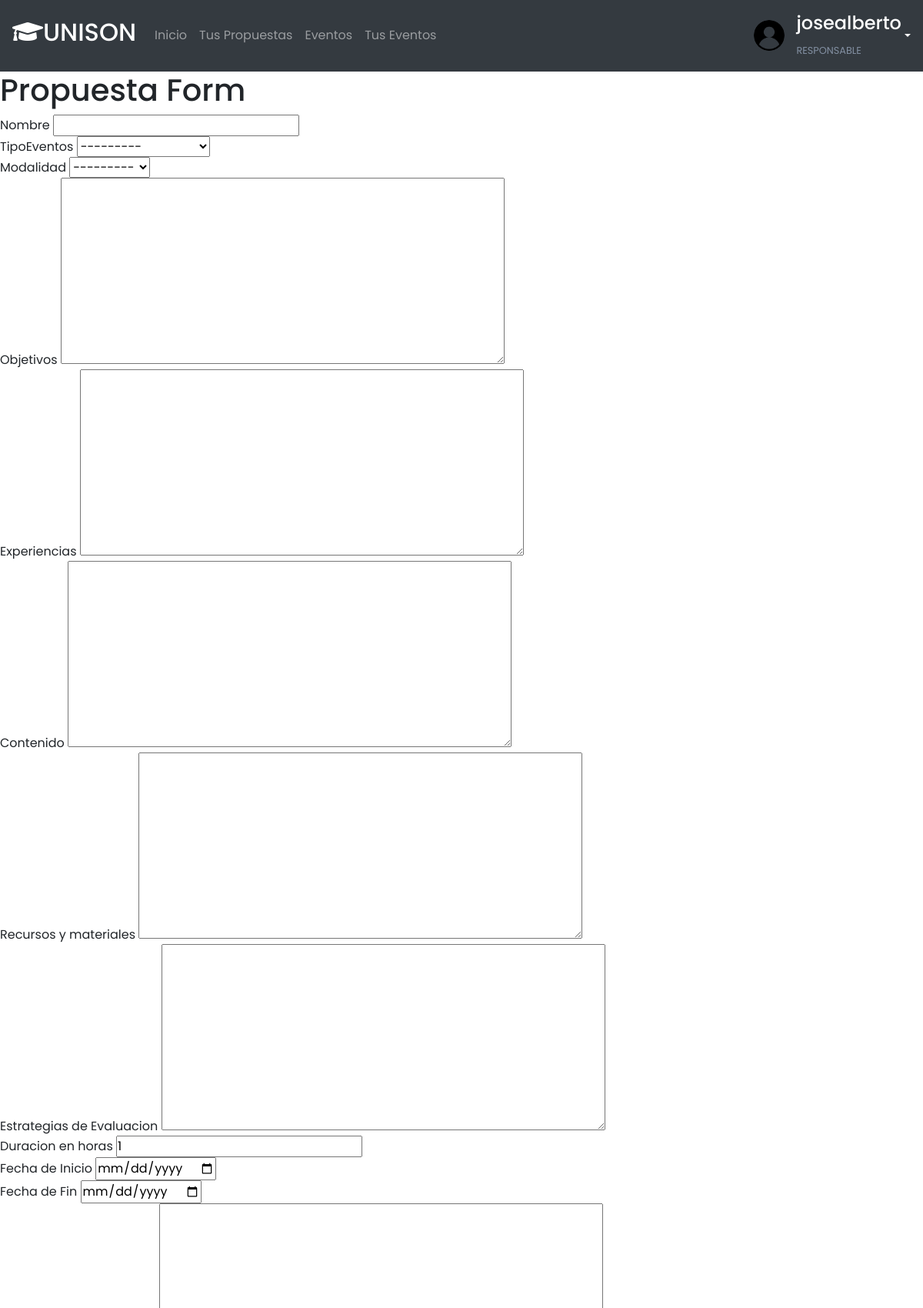
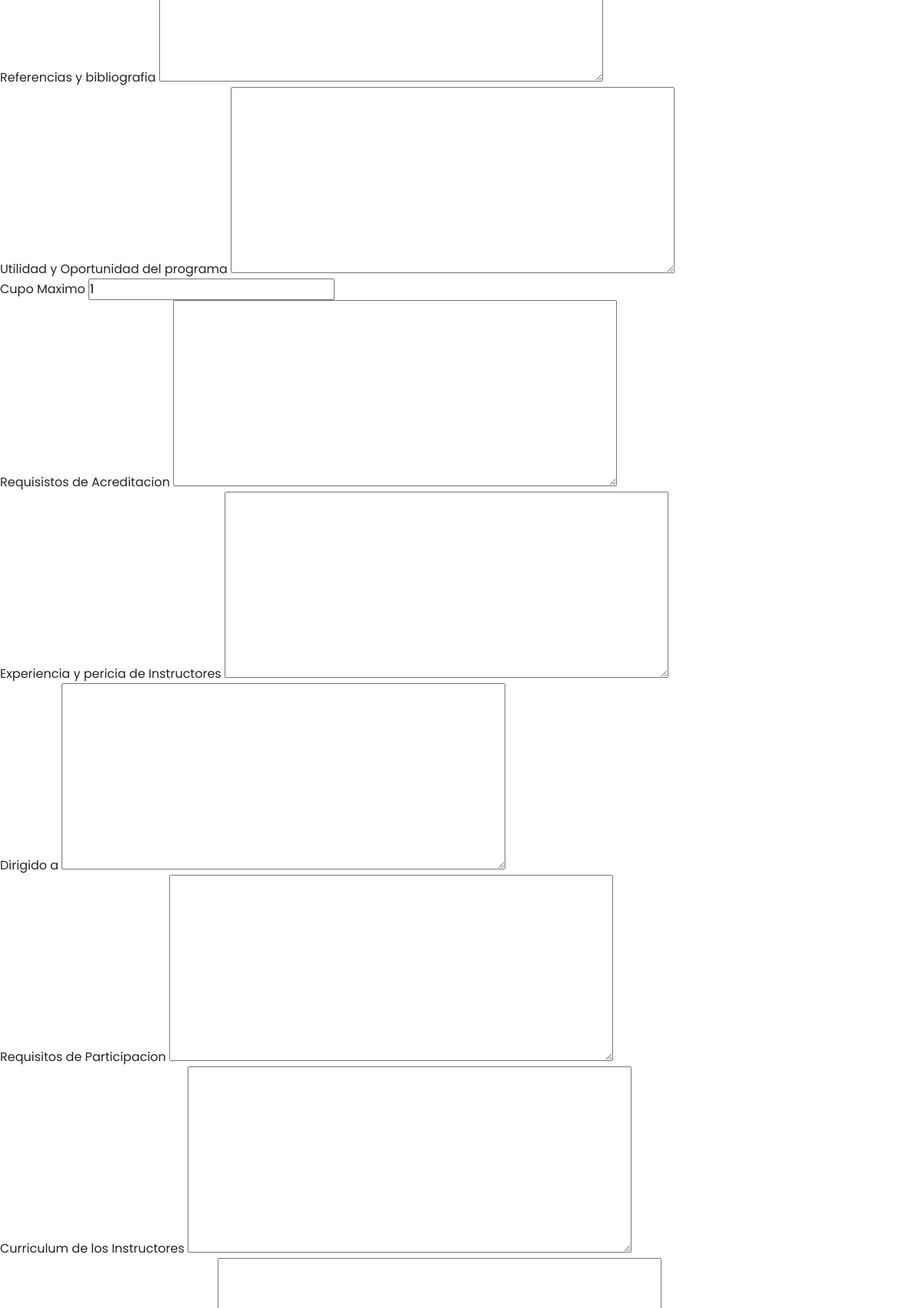
/crear_propuesta/2/ (signed in, upper part), run on the app's committed database (2 pictures, top to bottom).
### eventos/models.py (models this page shows)
class Usuario(AbstractUser):
    class Roles(models.TextChoices):
        PARTICIPANTE =  "PARTICIPANTE","Participante"
        INSTRUCTOR =  "INSTRUCTOR","Instructor"
        RESPONSABLE =  "RESPONSABLE","Responsable"
    rol = models.CharField(max_length=50,choices=Roles.choices,default=Roles.PARTICIPANTE)
    imagen = models.ImageField(default="male_avatar.svg",null=True)
    def __str__(self):
        return self.first_name + ' ' + self.last_name

### eventos/decorators.py (the view)
        def wrapper_func(request,*args,**kwargs):
            group = None
            if request.user.rol != None:
                group = request.user.rol
            if group in allowed_roles:
                return view_func(request,*args,**kwargs)
            else:
                print(group)
                return HttpResponse('No estás autorizado para entrar a esta dirección')

### eventos/forms.py
class EventoForm(forms.ModelForm):
    disabled_fields = ['responsable']
    class Meta:
        model = Evento
        fields = '__all__'
        widgets = {
            'Fecha_de_Inicio': DateInput(attrs={'type': 'date'}),
            'Fecha_de_Fin': DateInput(attrs={'type': 'date'}),
        }

### eventos/models.py (called while the page is built)
    def get_queryset(self,*args,**kwargs):
        return super().get_queryset(*args,**kwargs).filter(rol=Usuario.Roles.RESPONSABLE)

### eventos/views.py (called while the page is built)
@login_required(login_url='login')
@allowed_users(allowed_roles=['RESPONSABLE'])
def createPropuesta(request,pk):
    responsable = Responsable.objects.get(id=pk)
    form = EventoForm(initial={'responsable':responsable},instance=responsable)
    form.responsable = responsable
    if request.method == 'POST':
        form = EventoForm(request.POST)
        if form.is_valid():
            form.save()
            return redirect('PropuestasEventosFormativos')
    context = {'form': form,'responsable':responsable}
    return render(request,'Propuesta_form.html', context)

### eventos/templates/Propuesta_form.html (shortened to what this page needs)
{% extends 'main.html' %}
{% block content %}
<h1>Propuesta Form</h1>
<form action="" method="POST">
    {{form.nombre.label}}
    {{form.nombre}}
    <br>
    {{form.TipoEventos.label}}
    {{form.TipoEventos}}
    <br>
    {{form.modalidad.label}}
    {{form.modalidad}}
    <br>
    {{form.objetivos.label}}
    {{form.objetivos}}
    <br>
    {{form.experiencias.label}}
    {{form.experiencias}}
    <br>
    {{form.contenido.label}}
    {{form.contenido}}
    <br>
    {{form.recursos_y_materiales.label}}
    {{form.recursos_y_materiales}}
    <br>
    {{form.Estrategias_de_Evaluacion.label}}
    {{form.Estrategias_de_Evaluacion}}
    <br>
    {{form.Duracion_en_horas.label}}
    {{form.Duracion_en_horas}}
    <br>
    {{form.Fecha_de_Inicio.label}}
    {{form.Fecha_de_Inicio}}
    <br>
    {{form.Fecha_de_Fin.label}}
    {{form.Fecha_de_Fin}}
    <br>
    {{form.Referencias_y_bibliografia.label}}
    {{form.Referencias_y_bibliografia}}
    <br>
    {{form.Utilidad_y_Oportunidad_del_programa.label}}
    {{form.Utilidad_y_Oportunidad_del_programa}}
    <br>
    {{form.Cupo_Maximo.label}}
    {{form.Cupo_Maximo}}
    <br>
    {{form.Requisistos_de_Acreditacion.label}}
    {{form.Requisistos_de_Acreditacion}}
    <br>
    {{form.Experiencia_y_pericia_de_Instructores.label}}
    {{form.Experiencia_y_pericia_de_Instructores}}
    <br>
    {{form.Dirigido_a.label}}
    {{form.Dirigido_a}}
    <br>
    {{form.Requisitos_de_Participacion.label}}
    {{form.Requisitos_de_Participacion}}
    <br>
    {{form.Curriculum_de_los_Instructores.label}}
    {{form.Curriculum_de_los_Instructores}}
    <br>
    {{form.Capacidad_de_autofinanciamiento}}
    <br>
</form>
{% endblock %}

### eventos/templates/navbar.html (shortened to what this page needs)
<nav class="navbar navbar-expand-lg navbar-dark bg-dark p-3">
    <a class="navbar-brand" href="{% url 'inicio' %}"><h2><i class="fas fa-graduation-cap"></i>UNISON</h2></a>
    <div class="navbar-collapse collapse w-100 order-1 order-md-0 dual-collapse2">
        {% if request.user.rol == 'RESPONSABLE' %}
        <ul class="navbar-nav mr-auto">
            <li class="nav-item">
                <a class="nav-link" href="{% url 'inicio' %}">Inicio</a>
            </li>
            <li class="nav-item">
                <a class="nav-link" href="{% url 'PropuestasEventosFormativos' %}">Tus Propuestas</a>
            </li>
            <li class="nav-item">
                <a class="nav-link" href="{% url 'AllEventos' %}">Eventos</a>
            </li>
            <li class="nav-item">
                <a class="nav-link" href="{% url 'TusEventos' %}">Tus Eventos</a>
            </li>
        </ul>
        {% endif %}
    </div>
    <div class="navbar-collapse collapse w-100 order-3 dual-collapse2">
        <ul class="navbar-nav ml-auto">
            <div class="dropdown">
                <a class="dropdown-toggle user-wrapper text-white" href="#" role="button" id="dropdownMenuLink" data-toggle="dropdown" aria-haspopup="true" aria-expanded="false">
                    <div><img src="{{request.user.imagen.url}}" style="width: 40px; height: 40px;" alt=""></div>
                    <div><h4 class="text-white">{{request.user.username}}</h4>
                    <small>
                         {%if request.user.is_superuser %}
                                Consejo Divisional
                         {% else %}
                                {{request.user.rol}}
                         {% endif %}
                    </small></div>
                  </a>
              </div>
        </ul>
    </div>
</nav>

### static/css/style.css (style rules this page uses)
:root { --main-color: #18449c; --color-dark: #1D2231; --text-grey: #8390A2; }
* { margin: 0; padding: 0; box-sizing: border-box; font-family: "Poppins", sans-serif; }
.user-wrapper { display: flex; align-items: center; }
.user-wrapper img { border-radius: 50%; margin-right: 1rem; }
.user-wrapper small { display: inline-block; color:var(--text-grey); }

### data on the page
Usuario: user.imagen (picture), user.username "josealberto", user.rol "RESPONSABLE"
